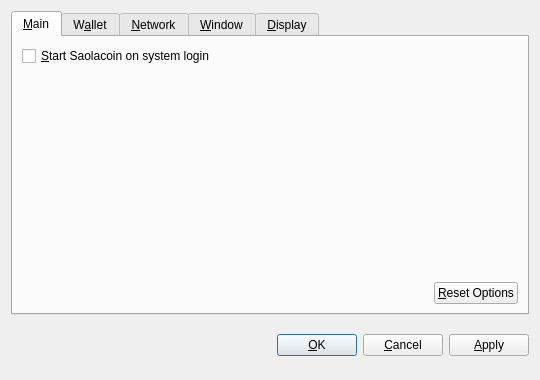
<?xml version="1.0" encoding="UTF-8"?>
<ui version="4.0">
 <class>OptionsDialog</class>
 <widget class="QDialog" name="OptionsDialog">
  <property name="geometry">
   <rect>
    <x>0</x>
    <y>0</y>
    <width>540</width>
    <height>380</height>
   </rect>
  </property>
  <property name="windowTitle">
   <string>Options</string>
  </property>
  <property name="modal">
   <bool>true</bool>
  </property>
  <layout class="QVBoxLayout" name="verticalLayout">
   <item>
    <widget class="QTabWidget" name="tabWidget">
     <property name="tabPosition">
      <enum>QTabWidget::North</enum>
     </property>
     <property name="currentIndex">
      <number>0</number>
     </property>
     <widget class="QWidget" name="tabMain">
      <attribute name="title">
       <string>&amp;Main</string>
      </attribute>
      <layout class="QVBoxLayout" name="verticalLayout_Main">
       <item>
        <widget class="QCheckBox" name="bitcoinAtStartup">
         <property name="toolTip">
          <string>Automatically start Saolacoin after logging in to the system.</string>
         </property>
         <property name="text">
          <string>&amp;Start Saolacoin on system login</string>
         </property>
        </widget>
       </item>
       <item>
        <spacer name="verticalSpacer_Main">
         <property name="orientation">
          <enum>Qt::Vertical</enum>
         </property>
         <property name="sizeHint" stdset="0">
          <size>
           <width>20</width>
           <height>40</height>
          </size>
         </property>
        </spacer>
       </item>
       <item>
        <layout class="QHBoxLayout" name="horizontalLayout_2_Main">
         <item>
          <spacer name="horizontalSpacer_2_Main">
           <property name="orientation">
            <enum>Qt::Horizontal</enum>
           </property>
           <property name="sizeHint" stdset="0">
            <size>
             <width>40</width>
             <height>20</height>
            </size>
           </property>
          </spacer>
         </item>
         <item>
          <widget class="QPushButton" name="resetButton">
           <property name="toolTip">
            <string>Reset all client options to default.</string>
           </property>
           <property name="text">
            <string>&amp;Reset Options</string>
           </property>
           <property name="autoDefault">
            <bool>false</bool>
           </property>
          </widget>
         </item>
        </layout>
       </item>
      </layout>
     </widget>
     <widget class="QWidget" name="tabWallet">
      <attribute name="title">
       <string>W&amp;allet</string>
      </attribute>
      <layout class="QVBoxLayout" name="verticalLayout_Network">
       <item>
        <widget class="QLabel" name="transactionFeeInfoLabel">
         <property name="text">
          <string>Optional transaction fee per kB that helps make sure your transactions are processed quickly. Most transactions are 1 kB.</string>
         </property>
         <property name="textFormat">
          <enum>Qt::PlainText</enum>
         </property>
         <property name="wordWrap">
          <bool>true</bool>
         </property>
        </widget>
       </item>
       <item>
        <layout class="QHBoxLayout" name="horizontalLayout_1_Main">
         <item>
          <widget class="QLabel" name="transactionFeeLabel">
           <property name="text">
            <string>Pay transaction &amp;fee</string>
           </property>
           <property name="textFormat">
            <enum>Qt::PlainText</enum>
           </property>
           <property name="buddy">
            <cstring>transactionFee</cstring>
           </property>
          </widget>
         </item>
         <item>
          <widget class="BitcoinAmountField" name="transactionFee"/>
         </item>
         <item>
          <spacer name="horizontalSpacer_1_Main">
           <property name="orientation">
            <enum>Qt::Horizontal</enum>
           </property>
           <property name="sizeHint" stdset="0">
            <size>
             <width>40</width>
             <height>20</height>
            </size>
           </property>
          </spacer>
         </item>
        </layout>
       </item>
       <item>
        <widget class="QLabel" name="label">
         <property name="text">
          <string>If you disable the spending of unconfirmed change, the change from a transaction cannot be used until that transaction has at least one confirmation. This also affects how your balance is computed.</string>
         </property>
         <property name="wordWrap">
          <bool>true</bool>
         </property>
        </widget>
       </item>
       <item>
        <widget class="QCheckBox" name="spendZeroConfChange">
         <property name="text">
          <string>Spend unconfirmed change  (experts only)</string>
         </property>
        </widget>
       </item>
       <item>
        <spacer name="verticalSpacer">
         <property name="orientation">
          <enum>Qt::Vertical</enum>
         </property>
         <property name="sizeHint" stdset="0">
          <size>
           <width>20</width>
           <height>40</height>
          </size>
         </property>
        </spacer>
       </item>
      </layout>
     </widget>
     <widget class="QWidget" name="tabNetwork">
      <attribute name="title">
       <string>&amp;Network</string>
      </attribute>
      <layout class="QVBoxLayout" name="verticalLayout_Network">
       <item>
        <widget class="QCheckBox" name="mapPortUpnp">
         <property name="toolTip">
          <string>Automatically open the Saolacoin client port on the router. This only works when your router supports UPnP and it is enabled.</string>
         </property>
         <property name="text">
          <string>Map port using &amp;UPnP</string>
         </property>
        </widget>
       </item>
       <item>
        <widget class="QCheckBox" name="connectSocks">
         <property name="toolTip">
          <string>Connect to the Saolacoin network through a SOCKS proxy (e.g. when connecting through Tor).</string>
         </property>
         <property name="text">
          <string>&amp;Connect through SOCKS proxy:</string>
         </property>
        </widget>
       </item>
       <item>
        <layout class="QHBoxLayout" name="horizontalLayout_Network">
         <item>
          <widget class="QLabel" name="proxyIpLabel">
           <property name="text">
            <string>Proxy &amp;IP:</string>
           </property>
           <property name="textFormat">
            <enum>Qt::PlainText</enum>
           </property>
           <property name="buddy">
            <cstring>proxyIp</cstring>
           </property>
          </widget>
         </item>
         <item>
          <widget class="QValidatedLineEdit" name="proxyIp">
           <property name="maximumSize">
            <size>
             <width>140</width>
             <height>16777215</height>
            </size>
           </property>
           <property name="toolTip">
            <string>IP address of the proxy (e.g. 127.0.0.1)</string>
           </property>
          </widget>
         </item>
         <item>
          <widget class="QLabel" name="proxyPortLabel">
           <property name="text">
            <string>&amp;Port:</string>
           </property>
           <property name="textFormat">
            <enum>Qt::PlainText</enum>
           </property>
           <property name="buddy">
            <cstring>proxyPort</cstring>
           </property>
          </widget>
         </item>
         <item>
          <widget class="QLineEdit" name="proxyPort">
           <property name="maximumSize">
            <size>
             <width>55</width>
             <height>16777215</height>
            </size>
           </property>
           <property name="toolTip">
            <string>Port of the proxy (e.g. 9050)</string>
           </property>
          </widget>
         </item>
         <item>
          <widget class="QLabel" name="socksVersionLabel">
           <property name="text">
            <string>SOCKS &amp;Version:</string>
           </property>
           <property name="textFormat">
            <enum>Qt::PlainText</enum>
           </property>
           <property name="buddy">
            <cstring>socksVersion</cstring>
           </property>
          </widget>
         </item>
         <item>
          <widget class="QValueComboBox" name="socksVersion">
           <property name="toolTip">
            <string>SOCKS version of the proxy (e.g. 5)</string>
           </property>
          </widget>
         </item>
         <item>
          <spacer name="horizontalSpacer_Network">
           <property name="orientation">
            <enum>Qt::Horizontal</enum>
           </property>
           <property name="sizeHint" stdset="0">
            <size>
             <width>40</width>
             <height>20</height>
            </size>
           </property>
          </spacer>
         </item>
        </layout>
       </item>
       <item>
        <spacer name="verticalSpacer_Network">
         <property name="orientation">
          <enum>Qt::Vertical</enum>
         </property>
         <property name="sizeHint" stdset="0">
          <size>
           <width>20</width>
           <height>40</height>
          </size>
         </property>
        </spacer>
       </item>
      </layout>
     </widget>
     <widget class="QWidget" name="tabWindow">
      <attribute name="title">
       <string>&amp;Window</string>
      </attribute>
      <layout class="QVBoxLayout" name="verticalLayout_Window">
       <item>
        <widget class="QCheckBox" name="minimizeToTray">
         <property name="toolTip">
          <string>Show only a tray icon after minimizing the window.</string>
         </property>
         <property name="text">
          <string>&amp;Minimize to the tray instead of the taskbar</string>
         </property>
        </widget>
       </item>
       <item>
        <widget class="QCheckBox" name="minimizeOnClose">
         <property name="toolTip">
          <string>Minimize instead of exit the application when the window is closed. When this option is enabled, the application will be closed only after selecting Quit in the menu.</string>
         </property>
         <property name="text">
          <string>M&amp;inimize on close</string>
         </property>
        </widget>
       </item>
       <item>
        <spacer name="verticalSpacer_Window">
         <property name="orientation">
          <enum>Qt::Vertical</enum>
         </property>
         <property name="sizeHint" stdset="0">
          <size>
           <width>20</width>
           <height>40</height>
          </size>
         </property>
        </spacer>
       </item>
      </layout>
     </widget>
     <widget class="QWidget" name="tabDisplay">
      <attribute name="title">
       <string>&amp;Display</string>
      </attribute>
      <layout class="QVBoxLayout" name="verticalLayout_Display">
       <item>
        <layout class="QHBoxLayout" name="horizontalLayout_1_Display">
         <item>
          <widget class="QLabel" name="langLabel">
           <property name="text">
            <string>User Interface &amp;language:</string>
           </property>
           <property name="textFormat">
            <enum>Qt::PlainText</enum>
           </property>
           <property name="buddy">
            <cstring>lang</cstring>
           </property>
          </widget>
         </item>
         <item>
          <widget class="QValueComboBox" name="lang">
           <property name="toolTip">
            <string>The user interface language can be set here. This setting will take effect after restarting Saolacoin.</string>
           </property>
          </widget>
         </item>
        </layout>
       </item>
       <item>
        <layout class="QHBoxLayout" name="horizontalLayout_2_Display">
         <item>
          <widget class="QLabel" name="unitLabel">
           <property name="text">
            <string>&amp;Unit to show amounts in:</string>
           </property>
           <property name="textFormat">
            <enum>Qt::PlainText</enum>
           </property>
           <property name="buddy">
            <cstring>unit</cstring>
           </property>
          </widget>
         </item>
         <item>
          <widget class="QValueComboBox" name="unit">
           <property name="toolTip">
            <string>Choose the default subdivision unit to show in the interface and when sending coins.</string>
           </property>
          </widget>
         </item>
        </layout>
       </item>
       <item>
        <widget class="QCheckBox" name="displayAddresses">
         <property name="toolTip">
          <string>Whether to show Saolacoin addresses in the transaction list or not.</string>
         </property>
         <property name="text">
          <string>&amp;Display addresses in transaction list</string>
         </property>
        </widget>
       </item>
       <item>
        <widget class="QCheckBox" name="coinControlFeatures">
         <property name="toolTip">
          <string>Whether to show coin control features or not.</string>
         </property>
         <property name="text">
          <string>Display coin &amp;control features (experts only!)</string>
         </property>
        </widget>
       </item>
       <item>
        <spacer name="verticalSpacer_Display">
         <property name="orientation">
          <enum>Qt::Vertical</enum>
         </property>
         <property name="sizeHint" stdset="0">
          <size>
           <width>20</width>
           <height>40</height>
          </size>
         </property>
        </spacer>
       </item>
      </layout>
     </widget>
    </widget>
   </item>
   <item>
    <layout class="QHBoxLayout" name="horizontalLayout_Buttons">
     <item>
      <spacer name="horizontalSpacer_1">
       <property name="orientation">
        <enum>Qt::Horizontal</enum>
       </property>
       <property name="sizeHint" stdset="0">
        <size>
         <width>40</width>
         <height>48</height>
        </size>
       </property>
      </spacer>
     </item>
     <item>
      <widget class="QLabel" name="statusLabel">
       <property name="font">
        <font>
         <weight>75</weight>
         <bold>true</bold>
        </font>
       </property>
       <property name="text">
        <string/>
       </property>
       <property name="textFormat">
        <enum>Qt::PlainText</enum>
       </property>
       <property name="wordWrap">
        <bool>true</bool>
       </property>
      </widget>
     </item>
     <item>
      <spacer name="horizontalSpacer_2">
       <property name="orientation">
        <enum>Qt::Horizontal</enum>
       </property>
       <property name="sizeHint" stdset="0">
        <size>
         <width>40</width>
         <height>48</height>
        </size>
       </property>
      </spacer>
     </item>
     <item>
      <widget class="QPushButton" name="okButton">
       <property name="text">
        <string>&amp;OK</string>
       </property>
      </widget>
     </item>
     <item>
      <widget class="QPushButton" name="cancelButton">
       <property name="text">
        <string>&amp;Cancel</string>
       </property>
       <property name="autoDefault">
        <bool>false</bool>
       </property>
      </widget>
     </item>
     <item>
      <widget class="QPushButton" name="applyButton">
       <property name="text">
        <string>&amp;Apply</string>
       </property>
       <property name="autoDefault">
        <bool>false</bool>
       </property>
      </widget>
     </item>
    </layout>
   </item>
  </layout>
 </widget>
 <customwidgets>
  <customwidget>
   <class>BitcoinAmountField</class>
   <extends>QSpinBox</extends>
   <header>bitcoinamountfield.h</header>
  </customwidget>
  <customwidget>
   <class>QValueComboBox</class>
   <extends>QComboBox</extends>
   <header>qvaluecombobox.h</header>
  </customwidget>
  <customwidget>
   <class>QValidatedLineEdit</class>
   <extends>QLineEdit</extends>
   <header>qvalidatedlineedit.h</header>
  </customwidget>
 </customwidgets>
 <resources/>
 <connections/>
</ui>
